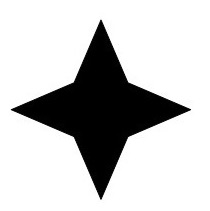
#> input picture DEV_OPENCV/book_source/img/4star.jpg, 210 x 211 px
$ python cntr_matchShape.py
#> lines starting #> are read from the running program, lines starting #| are printed output that depends on the picture; after the words box and inside, x2 and y2 are one past the last pixel; in counts of white or black regions, pixels touching at a corner belong together
import cv2
import numpy as np

# 매칭을 위한 이미지 읽기
target = cv2.imread('../img/4star.jpg') # 매칭 대상
#> target is the input picture: shape (211, 210, 3); min 0, max 255, mean 197.9
shapes = cv2.imread('../img/shapestomatch.jpg') # 여러 도형
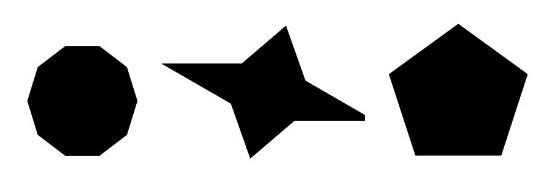
#> input picture DEV_OPENCV/book_source/img/shapestomatch.jpg, 549 x 191 px
#> shapes is the input picture: shape (191, 549, 3); min 0, max 255, mean 179.3

# 그레이 스케일 변환
targetGray = cv2.cvtColor(target, cv2.COLOR_BGR2GRAY)
shapesGray = cv2.cvtColor(shapes, cv2.COLOR_BGR2GRAY)

# 바이너리 스케일 변환
ret, targetTh = cv2.threshold(targetGray, 127, 255, cv2.THRESH_BINARY_INV)
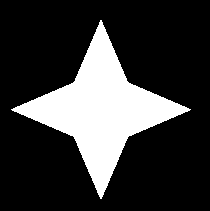
#> targetTh: shape (211, 210); 22.4% white; 1 white region, box (x1, y1, x2, y2) and area: (11, 20, 191, 199) 9925
ret, shapesTh = cv2.threshold(shapesGray, 127, 255, cv2.THRESH_BINARY_INV)
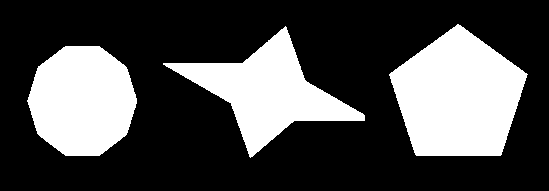
#> shapesTh: shape (191, 549); 29.8% white; 3 white regions

# 컨투어 찾기
cntrs_target, _ = cv2.findContours(targetTh, cv2.RETR_EXTERNAL, cv2.CHAIN_APPROX_SIMPLE)
#> cntrs_target = 1 contour; box (x1, y1, x2, y2) and area: (11, 20, 191, 199) 9675
cntrs_shapes, _ = cv2.findContours(shapesTh, cv2.RETR_EXTERNAL, cv2.CHAIN_APPROX_SIMPLE)
#> cntrs_shapes = 3 contours; box (x1, y1, x2, y2) and area: (389, 24, 528, 156) 12493, (27, 46, 137, 156) 9204, (163, 26, 365, 158) 8942

# 각 도형과 매칭을 위한 반복문
matchs = [] # 컨투어와 매칭 점수를 보관할 리스트
for contr in cntrs_shapes:
    # 대상 도형과 여러 도형 중 하나와 매칭 실행 ---①
    match = cv2.matchShapes(cntrs_target[0], contr, cv2.CONTOURS_MATCH_I2, 0.0)
    # 해당 도형의 매칭 점수와 컨투어를 쌍으로 저장 ---②
    matchs.append( (match, contr) )
    # 해당 도형의 컨투어 시작지점에 매칭 점수 표시 ---③
    cv2.putText(shapes, '%.2f'%match, tuple(contr[0][0]),\
                    cv2.FONT_HERSHEY_PLAIN, 1,(0,0,255),1 )
#> this loop made 3 passes
#> match on passes 1 to 3: 0.11, 0.0441, 0.104
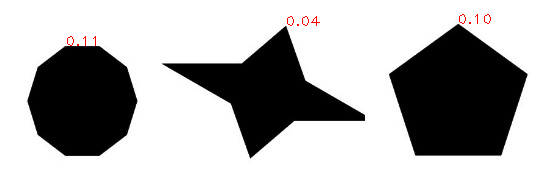
#> shapes: shape (191, 549, 3); 0.17% of pixels changed, all inside (x1, y1, x2, y2) = (67, 14, 491, 46)
#> after the loop, matchs = 3 items
# 매칭 점수로 정렬 ---④
matchs.sort(key=lambda x : x[0])
# 가장 적은 매칭 점수를 얻는 도형의 컨투어에 선 그리기 ---⑤
cv2.drawContours(shapes, [matchs[0][1]], -1, (0,255,0), 3)
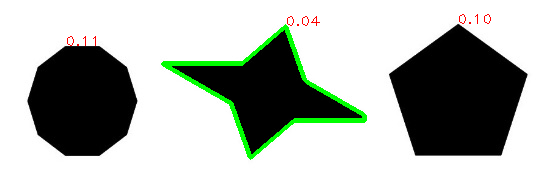
#> shapes: shape (191, 549, 3); 2.26% of pixels changed, all inside (x1, y1, x2, y2) = (161, 24, 367, 160)
cv2.imshow('target', target)
cv2.imshow('Match Shape', shapes)
cv2.waitKey()
cv2.destroyAllWindows()
